Frame 1 (no input): blank canvas, image omitted
Frame 60 (the mouse pressed at the canvas centre just before this capture): blank canvas, image omitted
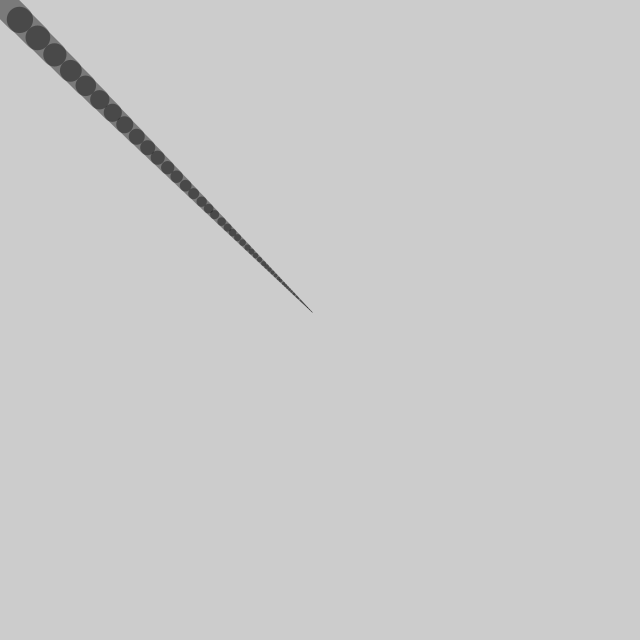
Frame 120 (the mouse held since frame 60 and released just before this capture)

The Processing sketch whose frames 1 and 60 were blank and that drew this single picture after the mouse press (run headless with seeded random() and noise(); from frame 60 on, the mouse is pressed at the canvas centre):

// Processing sketch: sketch_170317_draw_setup3
// ── sketch_170317_draw_setup3.pde
/**************************************************
関数説明　------------------------------------------
１．Window
・size(x, y)　…　Windowの描写

２．図形
・point(x, y)　…　点（位置指定）
・line(x1, y1, x2, y2)　…　線（始終点指定)
・rect(x, y, width, height)　…　長方形（x,y,幅,高さ）
・triangle(x1, y1, x2, y2, x3, y3)　…　三角形（3点指定）
・quad(x1, y1, x2, y2, x3, y3, x4, y4)　…　四角形（4点指定）
・ellipse(x, y, width, height)　…　円（x,y,幅,高さ)
・arc(x, y, width, height, 始点角度, 終点角度)　…　円（x,y,幅,高さ,始点角度,終点角度）

３．線・角の種類
・strokeWeight(size)　…　線の太さ
・strokeCap(type)　…　端の種類を指定
　　　SQUARE　…　直角の端
　　　PROJECT　…　突き出た端
　　　ROUND　…　丸い端
・strokeJoin(type)　…　角の種類を指定
　　　ROUND　…　丸い角
　　　BEVEL　…　斜めの角
　　　MITER　…　直角

４．描写モード
・描写関数 + Mode(type)　…　描写モードの指定
　以下は円の場合の例
　　　ellipseMode(CORNER)　…　描写の基準点を角にする
　※モードは種類が多いのでリファレンス参照とのこと。

５．色
・background(r,g,b)　…　背景色
・fill(r,g,b,transparency)　…　図形内の色
・stroke(r,g,b,transparency)　…　線の色
・noFill()　…　図形の塗りつぶしをしない
・noStroke()　…　線を描写しない

６．図形の生成
・beginShape()　…　図形描写の開始合図
・endShape(type)　…　図形描写の終了合図
　　　指定なし　…　図形を閉じない
　　　CLOSE　…　図形を閉じる
・vertex(x,y)　…　図形描写するための各点を指定
**************************************************/
float x = 0;
float y = 0;
float px = 0;
float py = 0;
float easing = 0.06;

/** 
* 1度しか実行しない設定処理
**/
void setup() {
  size(640, 640);             // Window を描写
  stroke(0, 102);
}

/** 
* 繰返し実行する描写処理
**/
void draw() { 
  // マウス位置まで移動するX点の値をイージングして算出
  float targetX = mouseX;
  x += (targetX - x) * easing;

  // マウス位置まで移動するY点の値をイージングして算出
  float targetY = mouseY;
  y += (targetY - y) * easing;

  // 線の太さを、
  float weight = dist(x, y, px, py);
  strokeWeight(weight);

  // 線を描写
  line(x, y, px, py);

  // 線の太さの情報として、描写した位置情報を覚えておく
  px = x;
  py = y;
}
